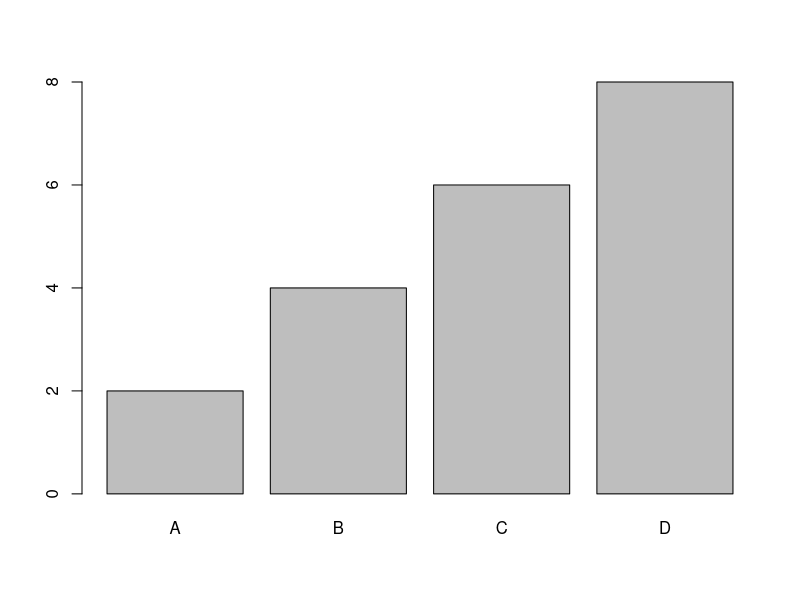
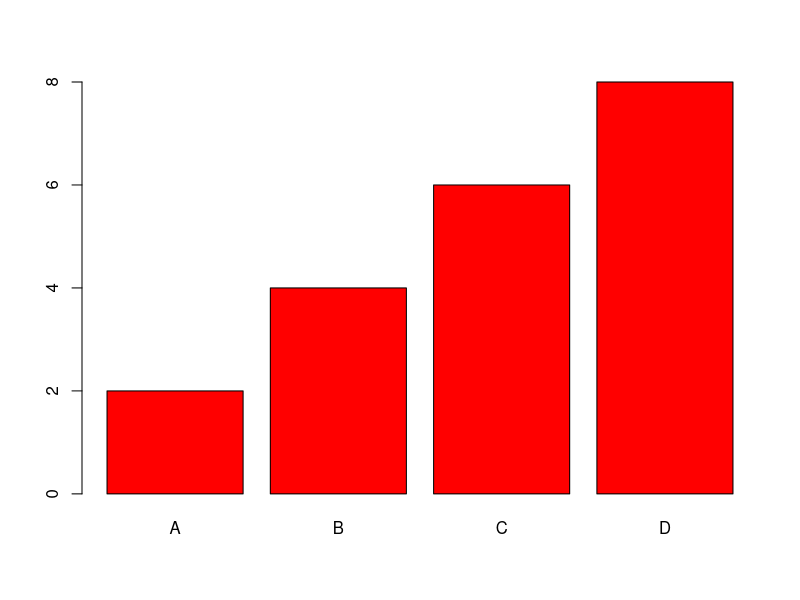
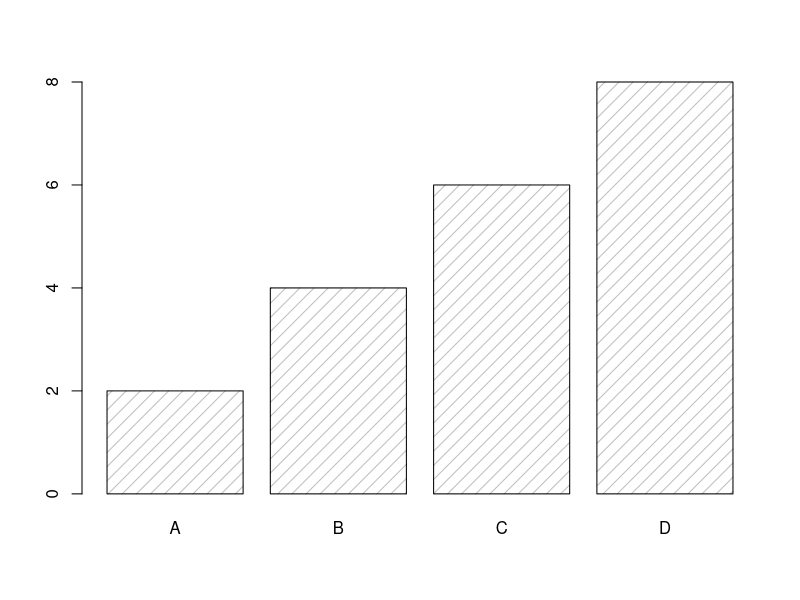
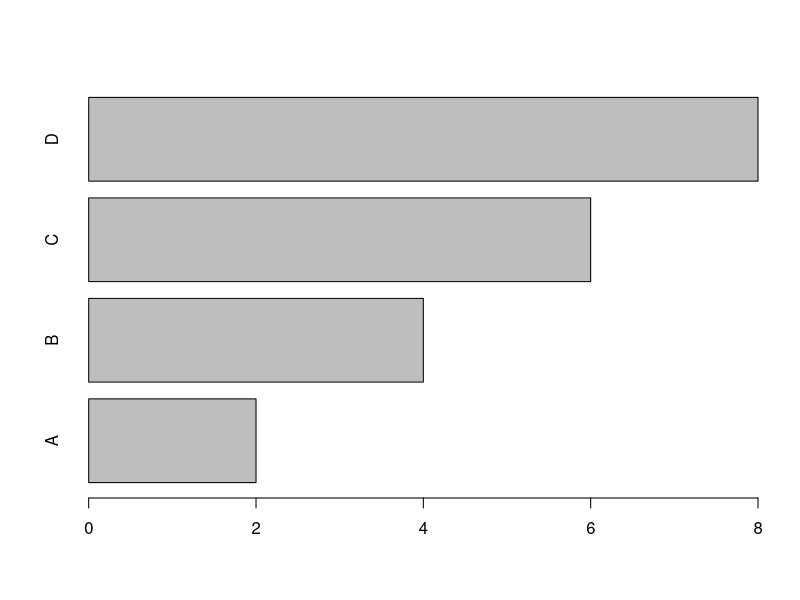

Write R code to recreate these figures, in order.
# R Bar Charts



# Bar Charts
# Use the barplot() function to draw a vertical bar chart
# x-axis values
x <- c("A", "B", "C", "D")

# y-axis values
y <- c(2, 4, 6, 8)

barplot(y, names.arg = x)



# Bar Color
# Use the col parameter to change the color of the bars
x <- c("A", "B", "C", "D")
y <- c(2, 4, 6, 8)

barplot(y, names.arg = x, col = "red")




# Density / Bar Texture
# To change the bar texture, use the density parameter
x <- c("A", "B", "C", "D")
y <- c(2, 4, 6, 8)

barplot(y, names.arg = x, density = 10)




# Bar Width
# Use the width parameter to change the width of the bars
x <- c("A", "B", "C", "D")
y <- c(2, 4, 6, 8)




# Horizontal Bars
# If you want the bars to be displayed horizontally instead of vertically, use horiz=TRUE
x <- c("A", "B", "C", "D")
y <- c(2, 4, 6, 8)

barplot(y, names.arg = x, horiz = TRUE)
